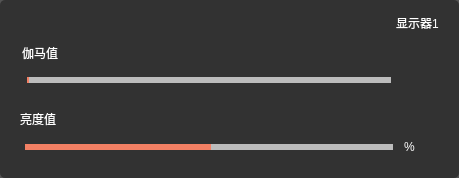
<?xml version="1.0" encoding="UTF-8"?>
<ui version="4.0">
 <class>MyProgressBar</class>
 <widget class="QWidget" name="MyProgressBar">
  <property name="geometry">
   <rect>
    <x>0</x>
    <y>0</y>
    <width>459</width>
    <height>178</height>
   </rect>
  </property>
  <property name="minimumSize">
   <size>
    <width>0</width>
    <height>178</height>
   </size>
  </property>
  <property name="windowTitle">
   <string>Form</string>
  </property>
  <property name="styleSheet">
   <string notr="true">*{
color: rgb(255, 255, 255);
}
#MyProgressBar{
background-color:rgba(41, 41, 41,0.8);
border-radius:5px;
}</string>
  </property>
  <layout class="QVBoxLayout" name="verticalLayout_4">
   <item>
    <widget class="QWidget" name="widget_2" native="true">
     <property name="sizePolicy">
      <sizepolicy hsizetype="Minimum" vsizetype="Fixed">
       <horstretch>0</horstretch>
       <verstretch>0</verstretch>
      </sizepolicy>
     </property>
     <layout class="QHBoxLayout" name="horizontalLayout">
      <property name="spacing">
       <number>7</number>
      </property>
      <property name="topMargin">
       <number>0</number>
      </property>
      <property name="bottomMargin">
       <number>0</number>
      </property>
      <item>
       <widget class="QWidget" name="icon" native="true">
        <property name="sizePolicy">
         <sizepolicy hsizetype="Fixed" vsizetype="Fixed">
          <horstretch>0</horstretch>
          <verstretch>0</verstretch>
         </sizepolicy>
        </property>
        <property name="minimumSize">
         <size>
          <width>24</width>
          <height>24</height>
         </size>
        </property>
        <property name="styleSheet">
         <string notr="true">border-image:url(:/img/xianshiqi.svg);</string>
        </property>
       </widget>
      </item>
      <item>
       <spacer name="horizontalSpacer">
        <property name="orientation">
         <enum>Qt::Horizontal</enum>
        </property>
        <property name="sizeHint" stdset="0">
         <size>
          <width>40</width>
          <height>20</height>
         </size>
        </property>
       </spacer>
      </item>
      <item>
       <widget class="QLabel" name="monitor">
        <property name="styleSheet">
         <string notr="true"/>
        </property>
        <property name="text">
         <string>显示器1</string>
        </property>
       </widget>
      </item>
     </layout>
    </widget>
   </item>
   <item>
    <widget class="QWidget" name="widget_4" native="true">
     <property name="styleSheet">
      <string notr="true">border-radius:5;
border-top-left-radius:0px;
border-top-right-radius:0px;
background-color: transparent;
</string>
     </property>
     <layout class="QVBoxLayout" name="verticalLayout_3">
      <property name="leftMargin">
       <number>11</number>
      </property>
      <property name="topMargin">
       <number>0</number>
      </property>
      <property name="rightMargin">
       <number>11</number>
      </property>
      <property name="bottomMargin">
       <number>0</number>
      </property>
      <item>
       <widget class="QLabel" name="label_5">
        <property name="styleSheet">
         <string notr="true">background-color:transparent;</string>
        </property>
        <property name="text">
         <string>伽马值</string>
        </property>
       </widget>
      </item>
      <item>
       <widget class="QWidget" name="widget_6" native="true">
        <property name="styleSheet">
         <string notr="true">background-color:transparent;</string>
        </property>
        <layout class="QHBoxLayout" name="horizontalLayout_4">
         <property name="leftMargin">
          <number>0</number>
         </property>
         <property name="topMargin">
          <number>0</number>
         </property>
         <property name="rightMargin">
          <number>0</number>
         </property>
         <property name="bottomMargin">
          <number>0</number>
         </property>
         <item>
          <widget class="QSlider" name="gamaProgress">
           <property name="styleSheet">
            <string notr="true">QSlider{
border-color: #bcbcbc;
}
QSlider::groove:horizontal {                                
     border: 1px solid #999999;
     height: 4px;                                           
    margin: 0px 0;                                         
     left: 5px; right: 5px; 
 }
QSlider::handle:horizontal {                               
     border: 0px ;                           
     border-image:  url(:/img/progress_handel.svg);                                                    
     margin: -7px -7px -7px -7px;                  
} 
QSlider::add-page:horizontal{
background: qlineargradient(spread:pad, x1:0, y1:1, x2:0, y2:0, stop:0 #bcbcbc, stop:0.25 #bcbcbc, stop:0.5 #bcbcbc, stop:1 #bcbcbc); 

}
QSlider::sub-page:horizontal{                               
 background: qlineargradient(spread:pad, x1:0, y1:1, x2:0, y2:0, stop:0 #F38064, stop:0.25 #F38064, stop:0.5 #F38064, stop:1 #F38064);                     
}</string>
           </property>
           <property name="maximum">
            <number>255</number>
           </property>
           <property name="orientation">
            <enum>Qt::Horizontal</enum>
           </property>
          </widget>
         </item>
         <item>
          <widget class="QLabel" name="gamaValue">
           <property name="minimumSize">
            <size>
             <width>35</width>
             <height>0</height>
            </size>
           </property>
           <property name="styleSheet">
            <string notr="true">background-color:transparent;</string>
           </property>
           <property name="text">
            <string/>
           </property>
          </widget>
         </item>
        </layout>
       </widget>
      </item>
     </layout>
    </widget>
   </item>
   <item>
    <widget class="QWidget" name="widget" native="true">
     <property name="minimumSize">
      <size>
       <width>0</width>
       <height>69</height>
      </size>
     </property>
     <layout class="QVBoxLayout" name="verticalLayout">
      <item>
       <widget class="QLabel" name="label_2">
        <property name="text">
         <string>亮度值</string>
        </property>
       </widget>
      </item>
      <item>
       <widget class="QWidget" name="widget_3" native="true">
        <layout class="QHBoxLayout" name="horizontalLayout_2">
         <property name="leftMargin">
          <number>0</number>
         </property>
         <property name="topMargin">
          <number>0</number>
         </property>
         <property name="rightMargin">
          <number>0</number>
         </property>
         <property name="bottomMargin">
          <number>0</number>
         </property>
         <item>
          <widget class="QSlider" name="progressBar">
           <property name="sizePolicy">
            <sizepolicy hsizetype="Expanding" vsizetype="Fixed">
             <horstretch>0</horstretch>
             <verstretch>0</verstretch>
            </sizepolicy>
           </property>
           <property name="minimumSize">
            <size>
             <width>0</width>
             <height>10</height>
            </size>
           </property>
           <property name="maximumSize">
            <size>
             <width>16777215</width>
             <height>20</height>
            </size>
           </property>
           <property name="styleSheet">
            <string notr="true">QSlider{
border-color: #bcbcbc;
}
QSlider::groove:horizontal {                                
     border: 1px solid #999999;
     height: 4px;                                           
    margin: 0px 0;                                         
     left: 5px; right: 5px; 
 }
QSlider::handle:horizontal {                               
     border: 0px ;                           
     border-image:  url(:/img/progress_handel.svg);                                                    
     margin: -7px -7px -7px -7px;                  
} 
QSlider::add-page:horizontal{
background: qlineargradient(spread:pad, x1:0, y1:1, x2:0, y2:0, stop:0 #bcbcbc, stop:0.25 #bcbcbc, stop:0.5 #bcbcbc, stop:1 #bcbcbc); 

}
QSlider::sub-page:horizontal{                               
 background: qlineargradient(spread:pad, x1:0, y1:1, x2:0, y2:0, stop:0 #F38064, stop:0.25 #F38064, stop:0.5 #F38064, stop:1 #F38064);                     
}</string>
           </property>
           <property name="maximum">
            <number>100</number>
           </property>
           <property name="pageStep">
            <number>5</number>
           </property>
           <property name="value">
            <number>50</number>
           </property>
           <property name="sliderPosition">
            <number>50</number>
           </property>
           <property name="orientation">
            <enum>Qt::Horizontal</enum>
           </property>
           <property name="invertedAppearance">
            <bool>false</bool>
           </property>
           <property name="tickPosition">
            <enum>QSlider::TicksBothSides</enum>
           </property>
           <property name="tickInterval">
            <number>5</number>
           </property>
          </widget>
         </item>
         <item>
          <widget class="QLabel" name="label">
           <property name="minimumSize">
            <size>
             <width>35</width>
             <height>0</height>
            </size>
           </property>
           <property name="text">
            <string>%</string>
           </property>
          </widget>
         </item>
        </layout>
       </widget>
      </item>
     </layout>
    </widget>
   </item>
  </layout>
 </widget>
 <resources/>
 <connections>
  <connection>
   <sender>progressBar</sender>
   <signal>valueChanged(int)</signal>
   <receiver>label</receiver>
   <slot>setNum(int)</slot>
   <hints>
    <hint type="sourcelabel">
     <x>189</x>
     <y>88</y>
    </hint>
    <hint type="destinationlabel">
     <x>371</x>
     <y>88</y>
    </hint>
   </hints>
  </connection>
  <connection>
   <sender>gamaProgress</sender>
   <signal>valueChanged(int)</signal>
   <receiver>gamaValue</receiver>
   <slot>setNum(int)</slot>
   <hints>
    <hint type="sourcelabel">
     <x>208</x>
     <y>79</y>
    </hint>
    <hint type="destinationlabel">
     <x>419</x>
     <y>79</y>
    </hint>
   </hints>
  </connection>
 </connections>
</ui>
